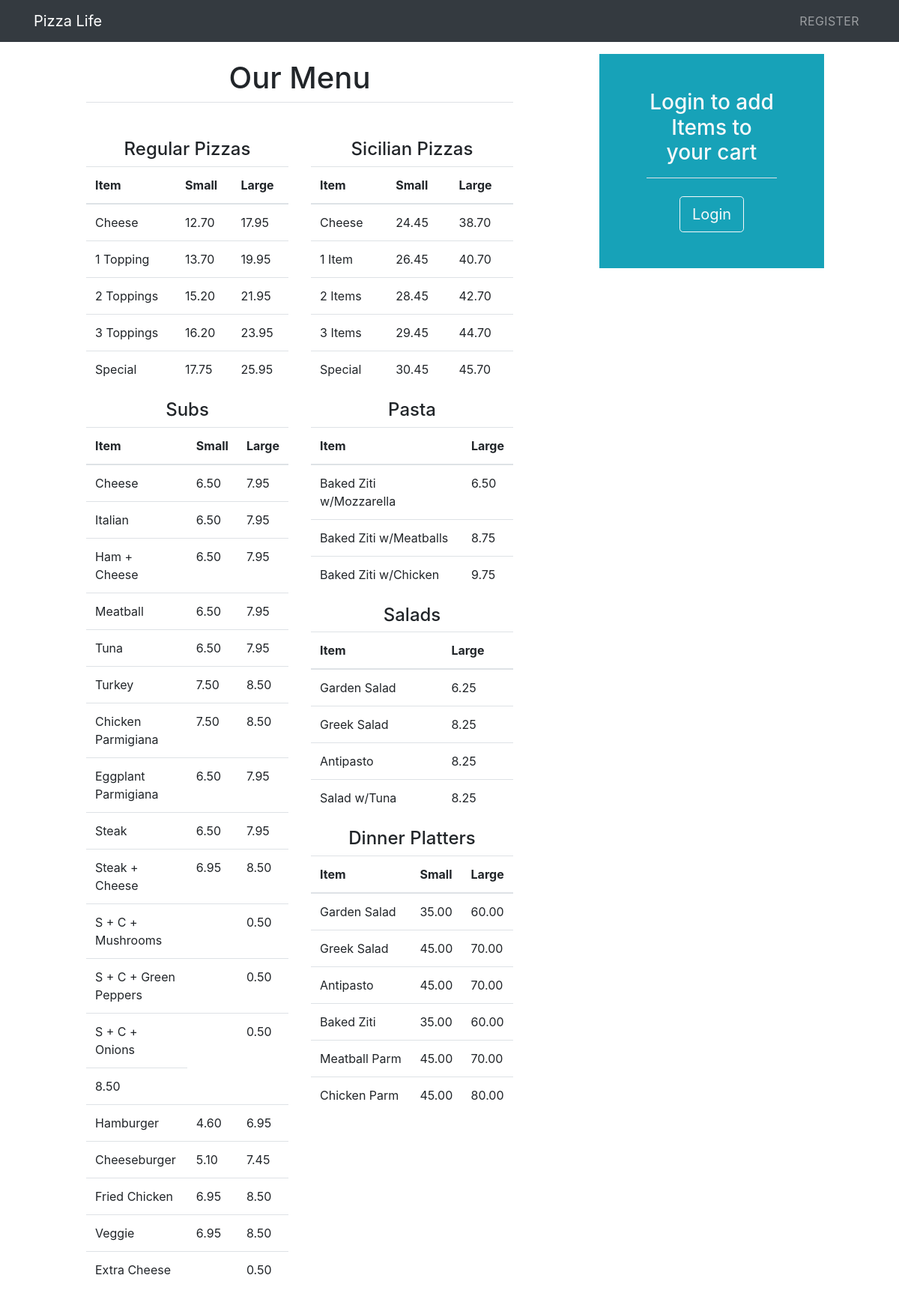
The app's page /, older data.
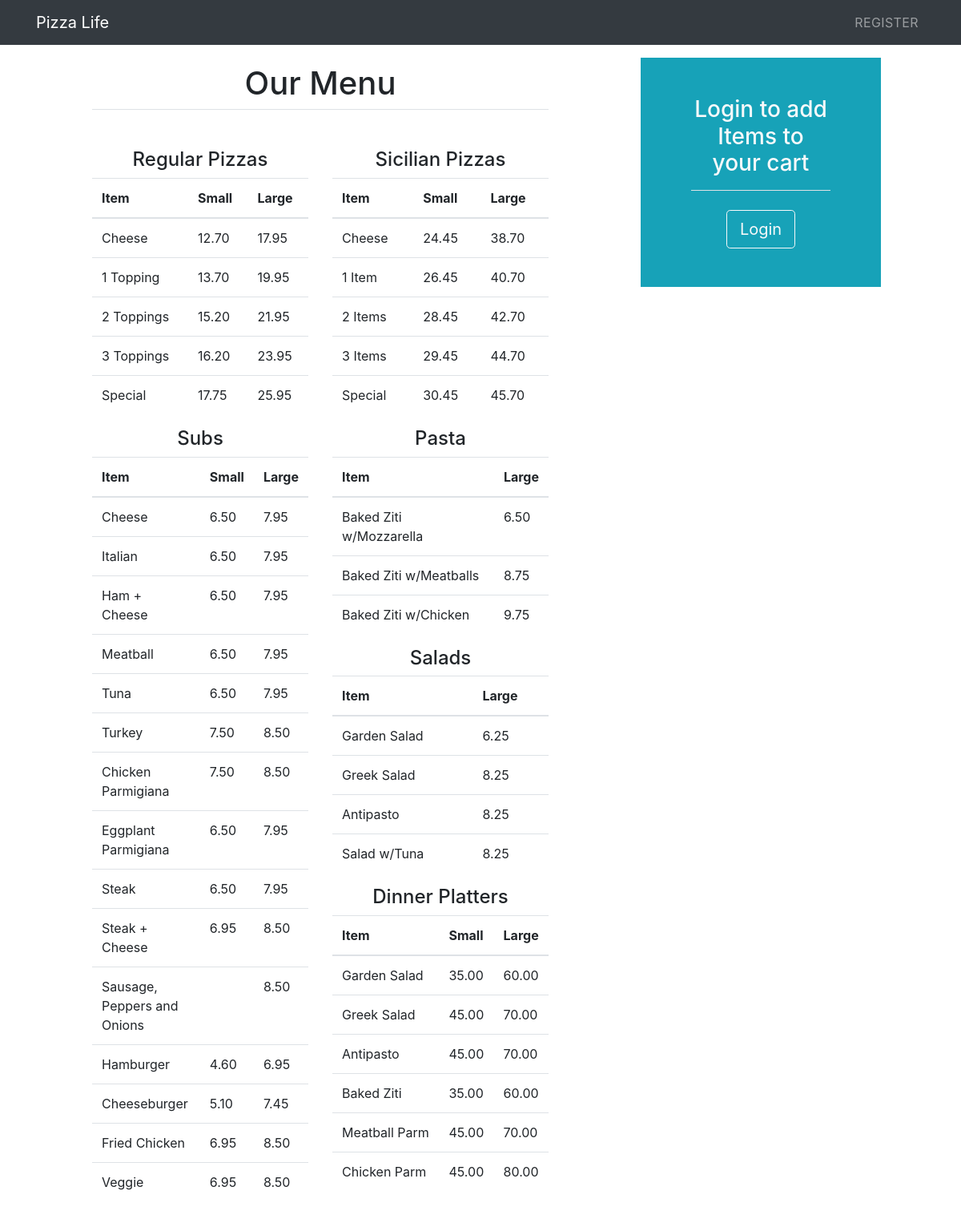
The same page, newer data.
### products/models.py (models this page shows, shortened)
class Item(models.Model):
    TOPPINGS_ALLOWED = [
        (None, 'None'),
        (1, 'One'),
        (2,'Two'),
        (3,'Three'),
        (5,'Five'),
    ]
    name = models.CharField(max_length=256)
    price = models.DecimalField(max_digits=10, decimal_places=2, null=True, blank=True)
    toppings = models.IntegerField(choices=TOPPINGS_ALLOWED, default=None, null=True, blank=True)
    size = models.ForeignKey(Size, null=True, blank=True, on_delete=models.SET_NULL)
    category = models.ForeignKey(Category, null=True, blank=True, on_delete=models.SET_NULL)
    class Meta:
        ordering = ['category']

### products/views.py (the view)
# urls.py: path('', views.index, name='products_menu'),
def index(request):
    context = {
        'regular_pizza': Item.objects.filter(category__name='Regular Pizza').all(),
        'sicilian_pizza': Item.objects.filter(category__name='Sicilian Pizza').all(),
        'toppings': Item.objects.filter(category__name='Toppings').all(),
        'subs': Item.objects.filter(category__name='Subs').all(),
        'pasta': Item.objects.filter(category__name='Pasta').all(),
        'salads': Item.objects.filter(category__name='Salads').all(),
        'dinner_platters': Item.objects.filter(category__name='Dinner Platters').all(),
        'small': Size.objects.get(size='Small'),
        'large': Size.objects.get(size='Large'),
        'toppings': list([topping.name for topping in Item.objects.filter(category__name='Toppings').all()])
        }
    return render(request, 'products/index.html', context)

### products/models.py (called while the page is built)
    def __str__(self):
        return self.name

### products/templates/products/index.html (shortened to what the changed rows need)
{% extends 'main/base.html' %}
{% block main %}
    <div class="col-md-6">
        <h1 class="text-center py-2 mb-5 mt-2 border-bottom">Our Menu</h1>
        <div class="row">
            <div class="col-md-6">
                <table data-category="Regular Pizza" class="table table-hover">
                    <thead>
                        <tr>
                        <th scope="col">Item</th>
                        <th scope="col">Small</th>
                        <th scope="col">Large</th>
                        </tr>
                    </thead>
                    <tbody>
                        {% for item in regular_pizza %}
                            {% if item.size == small %}
                                <tr class="pizzaItemRow">
                                <td>{{item.name}}</td>
                            {% endif %}
                            {% if item.size == small %}
                                <td>{{ item.price }}</td>
                            {% endif %}
                            {% if item.size == large %}
                                <td>{{ item.price }}</td>
                                </tr>
                            {% endif %}
                        {% endfor %}
                    </tbody>
                </table>
            </div>
            <div class="col-md-6">
                <table data-category="Sicilian Pizza" class="table table-hover">
                    <thead>
                        <tr>
                        <th scope="col">Item</th>
                        <th scope="col">Small</th>
                        <th scope="col">Large</th>
                        </tr>
                    </thead>
                    <tbody>
                        {% for item in sicilian_pizza %}
                            {% if item.size == small %}
                                <tr class="pizzaItemRow">
                                <td>{{item.name}}</td>
                            {% endif %}
                            {% if item.size == small %}
                                <td>{{ item.price }}</td>
                            {% endif %}
                            {% if item.size == large %}
                                <td>{{ item.price }}</td>
                                </tr>
                            {% endif %}
                        {% endfor %}
                    </tbody>
                </table>
            </div>
            <div class="col-md-6">
                <table class="table table-hover" data-category="Subs">
                    <thead>
                        <tr>
                        <th scope="col">Item</th>
                        <th scope="col">Small</th>
                        <th scope="col">Large</th>
                        </tr>
                    </thead>
                    <tbody>
                        {% for item in subs %}
                            {% if item.size == small %}
                                <tr class="pizzaItemRow">
                                <td>{{item.name}}</td>
                            {% endif %}
                            {% if item.size == small %}
                                <td>{{ item.price }}</td>
                            {% endif %}
                            {% if item.size == None %}
                                <td>{{ item.name }}</td>
                                <td></td>
                                <td>{{ item.price }}</td>
                            {% endif %}
                            {% if item.name == "Sausage, Peppers and Onions" %}
                                <tr class="pizzaItemRow">
                                <td >{{ item.name }}</td>
                                <td></td>
                            {% endif %}
                            {% if item.size == large %}
                                <td>{{ item.price }}</td>
                                </tr>
                            {% endif %}
                        {% endfor %}
                    </tbody>
                </table>
            </div>
            <div class="col md-6">
                <div class="row">
                    <div class="col-md-12">
                        <table class="table table-hover">
                            <thead>
                                <tr>
                                <th scope="col">Item</th>
                                <th scope="col">Large</th>
                                </tr>
                            </thead>
                            <tbody>
                                {% for item in pasta %}
                                    <tr class="itemRow" data-price="{{ item.price }}" data-name="{{ item.name }}" data-category="{{ item.category }}">
                                        <td>{{item.name}}</td>
                                        <td>{{item.price}}</td>
                                    </tr>
                                {% endfor %}
                            </tbody>
                        </table>
                    </div>
                    <div class="col-md-12">
                        <table class="table table-hover">
                            <thead>
                                <tr>
                                <th scope="col">Item</th>
                                <th scope="col">Large</th>
                                </tr>
                            </thead>
                            <tbody>
                                {% for item in salads %}
                                    <tr class="itemRow" data-price="{{ item.price }}" data-name="{{ item.name }}" data-category="{{ item.category }}">
                                        <td>{{item.name}}</td>
                                        <td>{{item.price}}</td>
                                    </tr>
                                {% endfor %}
                            </tbody>
                        </table>
                    </div>
                    <div class="col-md-12">
                        <table class="table table-hover" data-category="Dinner Platters">
                            <thead>
                                <tr>
                                <th scope="col">Item</th>
                                <th scope="col">Small</th>
                                <th scope="col">Large</th>
                                </tr>
                            </thead>
                            <tbody>
                                {% for item in dinner_platters %}
                                    {% if item.size == small %}
                                        <tr class="pizzaItemRow">
                                        <td>{{item.name}}</td>
                                    {% endif %}
                                    {% if item.size == small %}
                                        <td>{{ item.price }}</td>
                                    {% endif %}
                                    {% if item.size == large %}
                                        <td>{{ item.price }}</td>
                                        </tr>
                                    {% endif %}
                                {% endfor %}
                            </tbody>
                        </table>
                    </div>
                </div>
            </div>
        </div>
    </div>
{% endblock main %}

Row changes from the older to the newer data that the page shows:
no longer on this page (row edited): Item: name "S + C + Mushrooms", price "0.50", shown under "Subs"
no longer on this page (row edited): Item: name "S + C + Green Peppers", price "0.50", shown under "Subs"
no longer on this page (row edited): Item: name "S + C + Onions", price "0.50", shown under "Subs"
no longer on this page (row edited): Item: name "Extra Cheese", price "0.50", shown under "Subs"
changed Item: name (not shown) → "Sausage, Peppers and Onions"
